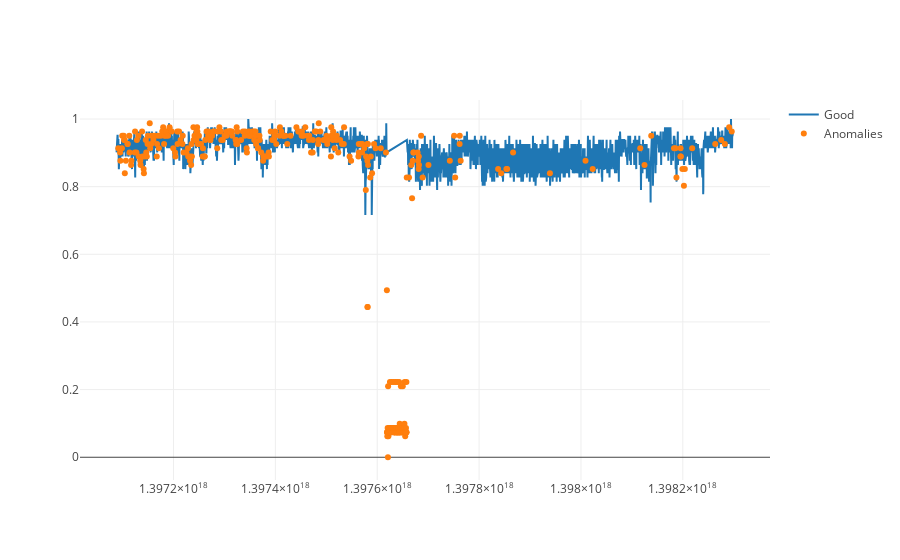

Write notebook code for a chart like this one.
### Markdown cell above
## Plotly
https://plot.ly/python/3d-scatter-plots/
https://plot.ly/~wymok/38/anomaly-detections-for-realtraffictraveltime-387csv/#/code
Need to: pip install plotly

### Code cell
#conda install -c anaconda plotly in anaconda cmd
import plotly as py
import plotly.graph_objs as go

#Place anomalies in dataframe
timeSeries['anomalies']=anomalies

regular=timeSeries[timeSeries.anomalies==1]
bad=timeSeries[timeSeries.anomalies==-1]


py.offline.init_notebook_mode(connected=True)
  
trace1 = go.Scatter(
    x=regular.index.values,
    y=regular.CPU.values,
    mode='lines',
    name='Good'
)

trace2 = go.Scatter(
    x=bad.index.values,
    y=bad.CPU.values,
    mode='markers',
    name='Anomalies'
)

data=[trace1,trace2]

    
py.offline.iplot(data)

### Figure 1 — Plotly figure (JSON) as saved in the notebook; plotly's stock layout.template omitted (floating-point values rounded to 4 significant figures; data arrays with more than 128 entries replaced by an {"elided": "..."} marker saying what was removed)
{"data": [{"mode": "lines", "name": "Good", "type": "scatter", "uid": "06e3ead2-70ef-41de-b4f1-c9ad55eb5935", "x": {"elided": "3621 int values"}, "y": {"elided": "3621 float values"}}, {"mode": "markers", "name": "Anomalies", "type": "scatter", "uid": "81a20388-c8a4-402d-9985-988a904f7e38", "x": {"elided": "403 int values"}, "y": {"elided": "403 float values"}}], "layout": {}}
